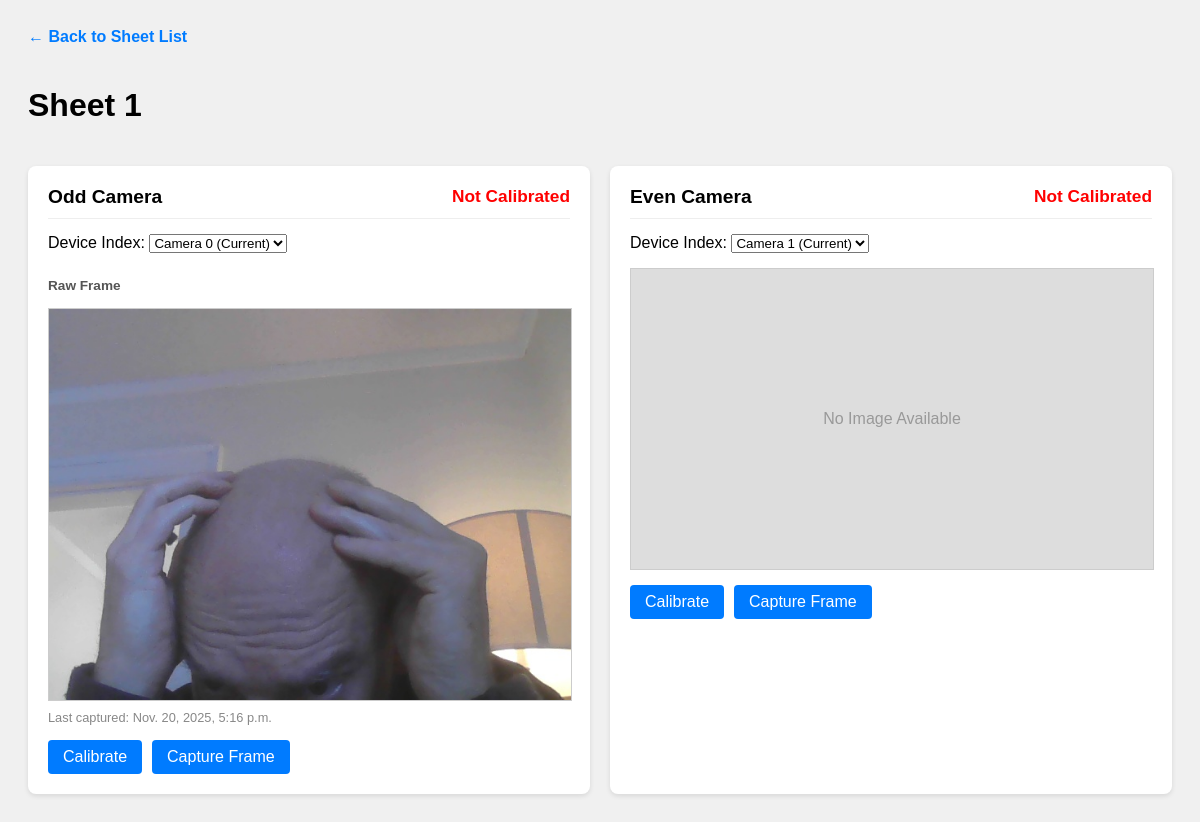
The page /sheet/1/ on the database its author committed.
### core/models.py (models this page shows, shortened)
class Sheet(models.Model):
    number = models.IntegerField(unique=True)

class Camera(models.Model):
    SIDE_CHOICES = [
        ('odd', 'Odd'),
        ('even', 'Even'),
    ]
    sheet = models.ForeignKey(Sheet, on_delete=models.CASCADE, related_name='cameras')
    side = models.CharField(max_length=4, choices=SIDE_CHOICES)
    device_index = models.IntegerField(help_text="Camera device index (e.g. 0, 1, 2)")
    is_calibrated = models.BooleanField(default=False)
    calibration_dir = models.CharField(max_length=255, blank=True, help_text="Path to calibration files")
    class Meta:
        unique_together = ('sheet', 'side')

class CapturedFrame(models.Model):
    camera = models.ForeignKey(Camera, on_delete=models.CASCADE, related_name='frames')
    image = models.ImageField(upload_to='frames/')
    rectified_image = models.ImageField(upload_to='frames/rectified/', blank=True, null=True)
    timestamp = models.DateTimeField(auto_now_add=True)
    class Meta:
        ordering = ['-timestamp']

### core/views.py (the view)
# urls.py: path('sheet/<int:sheet_id>/', views.sheet_detail, name='sheet_detail'),
def sheet_detail(request, sheet_id):
    sheet = get_object_or_404(Sheet, number=sheet_id)
    available_indices = list_available_cameras(max_range=4)
    frame_prefetch = Prefetch(
        'frames',
        queryset=CapturedFrame.objects.order_by('-timestamp'),
        to_attr='prefetched_frames'
    )
    artifact_prefetch = Prefetch(
        'calibration_artifacts',
        queryset=CalibrationArtifact.objects.order_by('-created_at'),
        to_attr='prefetched_artifacts'
    )
    camera_cards = []
    cameras = Camera.objects.filter(sheet=sheet).prefetch_related(frame_prefetch, artifact_prefetch)
    for cam in cameras:
        last_frame = cam.prefetched_frames[0] if cam.prefetched_frames else None
        last_artifact = cam.prefetched_artifacts[0] if cam.prefetched_artifacts else None
        camera_cards.append({
            'camera': cam,
            'last_frame': last_frame,
            'last_artifact': last_artifact,
        })
    return render(request, 'core/sheet_detail.html', {
        'sheet': sheet,
        'available_indices': available_indices,
        'camera_cards': camera_cards,
    })

### core/utils.py (called while the page is built)
def list_available_cameras(max_range=10):
    available = []
    for i in range(max_range):
        cap = cv2.VideoCapture(i, cv2.CAP_DSHOW)
        if cap.isOpened():
            ret, _ = cap.read()
            if ret:
                available.append(i)
            cap.release()
    return available

### core/templates/core/sheet_detail.html (shortened to what this page needs)
<!DOCTYPE html>
<html>
<head>
</head>
<body>
    <div class="nav">
        <a href="{% url 'dashboard' %}">&larr; Back to Sheet List</a>
    </div>
    <div class="header">
        <h1>Sheet {{ sheet.number }}</h1>
    </div>
    <div class="cameras-container">
        {% for entry in camera_cards %}
        {% with camera=entry.camera last_frame=entry.last_frame artifact=entry.last_artifact %}
        <div class="camera-card">
            <div class="camera-header">
                <span>{{ camera.get_side_display }} Camera</span>
                <span class="status {% if camera.is_calibrated %}calibrated{% else %}uncalibrated{% endif %}">
                    {% if camera.is_calibrated %}Calibrated{% else %}Not Calibrated{% endif %}
                </span>
            </div>
            <div style="margin-bottom: 15px;">
                <form action="{% url 'update_camera' %}" method="post">
                    <label for="device_index_{{ camera.side }}">Device Index:</label>
                    <select name="device_index" id="device_index_{{ camera.side }}" onchange="this.form.submit()">
                        {% if camera.device_index not in available_indices %}
                        <option value="{{ camera.device_index }}" selected>
                            Camera {{ camera.device_index }} (Current)
                        </option>
                        {% endif %}
                    </select>
                </form>
            </div>
            {% if last_frame %}
            <div class="preview-grid">
                <div>
                    <div class="preview-label">Raw Frame</div>
                    <img src="{{ last_frame.image.url }}" class="img-preview">
                </div>
            </div>
            <div class="timestamp">Last captured: {{ last_frame.timestamp }}</div>
            {% else %}
            <div class="img-preview"
                style="display:flex;align-items:center;justify-content:center;color:#999;height:300px;">
                No Image Available
            </div>
            {% endif %}
            <div class="actions">
                <form action="{% url 'calibrate' %}" method="post">
                    <button type="submit">Calibrate</button>
                </form>
                <form action="{% url 'capture' %}" method="post">
                    <button type="submit">Capture Frame</button>
                </form>
            </div>
        </div>
        {% endwith %}
        {% endfor %}
    </div>
</body>
</html>

### core/templates/core/sheet_detail.html (style rules this page uses)
body { font-family: sans-serif; padding: 20px; background: #f0f0f0; }
.nav { margin-bottom: 20px; }
.nav a { text-decoration: none; color: #007bff; font-weight: bold; }
.header { display: flex; justify-content: space-between; align-items: center; margin-bottom: 20px; }
.cameras-container { display: flex; gap: 20px; flex-wrap: wrap; }
.camera-card { flex: 1; min-width: 300px; background: white; padding: 20px; border-radius: 8px; box-shadow: 0 2px 5px rgba(0, 0, 0, 0.1); }
.camera-header { font-size: 1.2em; font-weight: bold; margin-bottom: 15px; border-bottom: 1px solid #eee; padding-bottom: 10px; display: flex; justify-content: space-between; }
.status { font-size: 0.9em; }
.status.uncalibrated { color: red; }
.img-preview { width: 100%; height: auto; max-height: 400px; background: #ddd; object-fit: contain; margin-top: 15px; border: 1px solid #ccc; }
.preview-grid { display: grid; gap: 15px; grid-template-columns: repeat(auto-fit, minmax(200px, 1fr)); }
.preview-label { font-size: 0.85em; font-weight: bold; color: #555; margin-top: 10px; }
.actions { margin-top: 15px; display: flex; gap: 10px; }
button { cursor: pointer; padding: 8px 15px; border: none; border-radius: 4px; background: #007bff; color: white; font-size: 1em; }
.timestamp { color: #888; font-size: 0.8em; margin-top: 5px; }

### rows shown on the page
Sheet: number "1"
Camera: camera.side "Odd", is_calibrated "Not Calibrated", device_index "Camera 0 (Current)", last_frame.image (picture), last_frame.timestamp "Nov. 20, 2025, 5:16 p.m."
Camera: camera.side "Even", is_calibrated "Not Calibrated", device_index "Camera 1 (Current)", shows "No Image Available"
